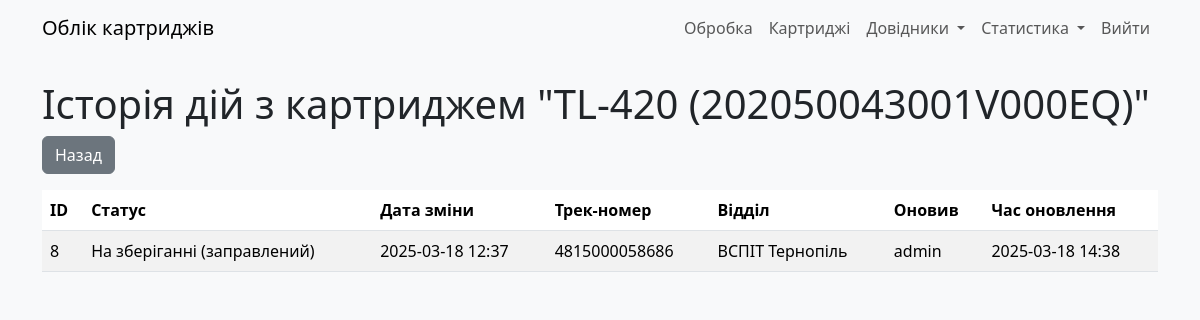
Before: /cartridge_actions/23 (signed in) with the older database file.
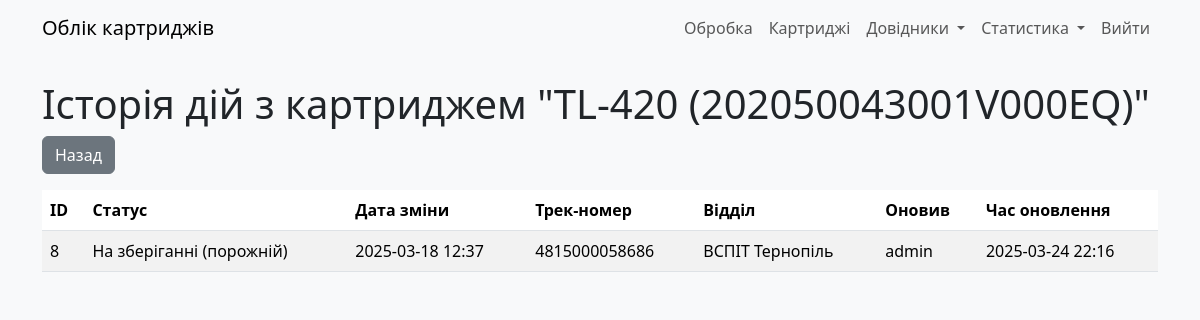
After: the same page with the newer database file.
### models.py (models this page shows)
class CartridgeStatus(db.Model):
    __tablename__ = "cartrg_status"
    id: Mapped[int] = mapped_column(primary_key=True)
    cartridge_id = mapped_column(ForeignKey(Cartridges.id))
    status: Mapped[int] = mapped_column(Integer, server_default=literal(0))
    date_ofchange: Mapped[DateTime] = mapped_column(DateTime, server_default=func.now())
    parcel_track: Mapped[str] = mapped_column(String(13), nullable=True)
    exec_dept: Mapped[int] = mapped_column(ForeignKey(RefillDept.id))
    user_updated: Mapped[int] = mapped_column(ForeignKey(User.id))
    time_updated: Mapped[DateTime] = mapped_column(DateTime, server_default=func.now())
    __table_args__ = (
        Index('idx_cartridge_date', 'cartridge_id', 'date_ofchange'),  # Композитний індекс
        Index('idx_status', 'status'),                                # Окремий індекс для status
        Index('idx_exec_dept', 'exec_dept'),                          # Окремий індекс для exec_dept
    )

class RefillDept(db.Model):
    __tablename__ = "refill_dept"
    id: Mapped[int] = mapped_column(primary_key=True)
    deptname: Mapped[str] = mapped_column(String(30))
    addr1: Mapped[str] = mapped_column(String(255))
    addr2: Mapped[str] = mapped_column(String(255))
    addr3: Mapped[str] = mapped_column(String(255))
    addr4: Mapped[str] = mapped_column(String(255))
    addr5: Mapped[str] = mapped_column(String(255))
    is_exec: Mapped[int] = mapped_column(Integer, server_default=literal(0))
    user_updated: Mapped[int] = mapped_column(ForeignKey(User.id))
    time_updated: Mapped[DateTime] = mapped_column(DateTime, server_default=func.now())

class User(db.Model, UserMixin):
    __tablename__ = "users"
    id: Mapped[int] = mapped_column(primary_key=True)
    username: Mapped[str] = mapped_column(String(30), unique=True, nullable=False)
    password: Mapped[str] = mapped_column(String(255), nullable=False)
    humanname: Mapped[str] = mapped_column(String(60), nullable=False)
    lastlogin: Mapped[datetime] = mapped_column(DateTime, server_default=func.now())
    active: Mapped[bool] = mapped_column(default=True)
    time_updated: Mapped[DateTime] = mapped_column(DateTime, server_default=func.now())
    role: Mapped[str] = mapped_column(String(30), server_default="user")

### app.py (the view)
@app.route('/cartridge_actions/<int:cartridge_id>', methods=['GET', 'POST'])
@login_required
def cartridge_actions(cartridge_id):
    cartridge = Cartridges.query.get_or_404(cartridge_id)
    statuses = CartridgeStatus.query.filter_by(cartridge_id=cartridge_id).order_by(CartridgeStatus.date_ofchange.desc()).all()
    return render_template('cartridge_actions.html',
                          cartridge=cartridge,
                          statuses=statuses,
                          Cartridges=Cartridges,
                          PrinterModel=PrinterModel,
                          RefillDept=RefillDept,
                          User=User)

### app.py (called while the page is built)
@login_manager.user_loader
def load_user(user_id):
    return User.query.get(int(user_id))

### templates/cartridge_actions.html (shortened to what this page needs)
{% extends "base.html" %}
{% block content %}
    <h1>Історія дій з картриджем "{{ cartridge.cartridge_model|default('Невідома модель', true) }} ({{ cartridge.serial_num }})"</h1>
    <div class="mb-3">
        <a href="{{ url_for('cartridges') }}" class="btn btn-secondary">Назад</a>
    </div>
    <div style="max-height: 400px; overflow-y: auto;">
        <table class="table table-striped">
            <thead>
                <tr>
                    <th>ID</th>
                    <th>Статус</th>
                    <th>Дата зміни</th>
                    <th>Трек-номер</th>
                    <th>Відділ</th>
                    <th>Оновив</th>
                    <th>Час оновлення</th>
                </tr>
            </thead>
            <tbody>
                {% for status in statuses %}
                <tr>
                    <td>{{ status.id }}</td>
                    <td>
                        {% set status_dict = {0: 'Не вказано', 1: 'На зберіганні (порожній)', 2: 'Відправлено в користування', 3: 'Відправлено на заправку', 4: 'Непридатний (списаний)', 5: 'Одноразовий (фарба у банці)', 6: 'На зберіганні (заправлений)'} %}
                        {{ status_dict[status.status] }}
                    </td>
                    <td>{{ status.date_ofchange.strftime('%Y-%m-%d %H:%M') }}</td>
                    <td>{{ status.parcel_track or 'Немає' }}</td>
                    <td>{{ RefillDept.query.get(status.exec_dept).deptname if status.exec_dept else 'Не вказано' }}</td>
                    <td>{{ User.query.get(status.user_updated).username if status.user_updated else 'Не вказано' }}</td>
                    <td>{{ status.time_updated.strftime('%Y-%m-%d %H:%M') }}</td>
                </tr>
                {% endfor %}
            </tbody>
        </table>
    </div>
{% endblock %}

Changed rows visible on the page:
changed CartridgeStatus "ВСПІТ Тернопіль": status "На зберіганні (заправлений)" → "На зберіганні (порожній)"; time_updated "2025-03-18 14:38" → "2025-03-24 22:16"
